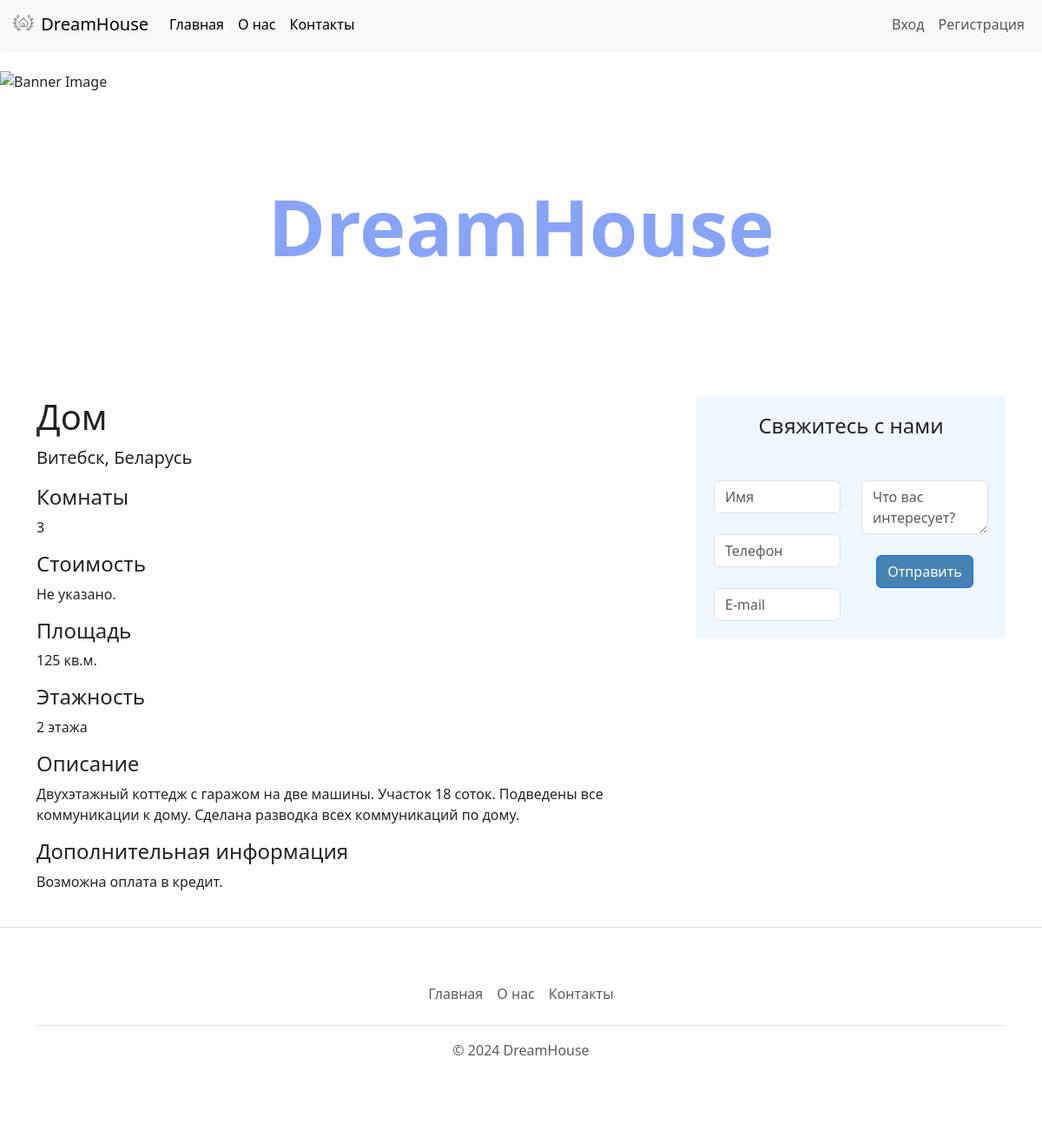
The app's page /estateitem/3 with its own data.
### tables this page shows
CREATE TABLE estate (id INTEGER PRIMARY KEY AUTOINCREMENT, type TEXT, location TEXT, cost REAL, currency TEXT, bedroom TEXT, description TEXT, additional_information TEXT, area TEXT, floor TEXT);

### app.py (the view)
@app.route("/estateitem/<id>")
def show_estate(id):
    estate_item = load_estateitem_from_db(id)
    if not estate_item:
        return "Not Found", 404
    return render_template('estatepage.html', estate=estate_item)

### database.py (called while the page is built)
def load_estateitem_from_db(id):
    with engine.connect() as conn:
        result = conn.execute(
            text("SELECT * FROM estate WHERE id = :id"),
            {"id": id}
        )
        rows = result.fetchall()
        if len(rows) == 0:
            return None
        else:
            keys = result.keys()  # Get column names
            row_dict = dict(zip(keys, rows[0]))  # Create dictionary from tuple values
            return row_dict

### templates/estatepage.html (shortened to what this page needs)
<!DOCTYPE html>
<html>
<head>
    {% include 'bootstrap.html' %}
</head>
<body>
    {% include 'nav.html' %}
    {% include 'banner.html' %}
    <div class="container">
        <div class="row">
            <div class="col-md-8">
                <div class="estate-info">
                    <h1 class="mb-2">{{estate.type}}</h1>
                    <p class="lead mt-0">{{estate.location}}</p>
                    <h4>Комнаты</h4>
                    <p>{{estate.bedroom}}</p>
                    <h4>Стоимость</h4>
                    {% if estate['cost'] is not none %}
                    <p>{{estate.cost}} {{estate.currency}}</p>
                    {% else %}
                    <p>Не указано.</p>
                    {% endif %}
                    <h4>Площадь</h4>
                    <p>{{estate.area}}</p>
                    <h4>Этажность</h4>
                    <p>{{estate.floor}}</p>
                    <h4>Описание</h4>
                    <p>{{estate.description}}</p>
                    <h4>Дополнительная информация</h4>
                    {% if estate['additional_information'] is not none %}
                    <p>{{estate.additional_information}}</p>
                    {% else %}
                    <p>Не указано.</p>
                    {% endif %}
                </div>
            </div>
            <div class="col-md-4">
                <div class="contact-form">
                    {% include 'contactusform.html' %}
                </div>
            </div>
        </div>
    </div>
    {% include 'footer.html' %}
</body>
</html>

### records on screen
estate: type "Дом", location "Витебск, Беларусь", bedroom "3", area "125 кв.м.", floor "2 этажа", description "Двухэтажный коттедж с гаражом на две машины. Участок 18 соток. Подведены все коммуникации к дому. Сделана разводка всех коммуникаций по дому.", additional_information "Возможна оплата в кредит."
